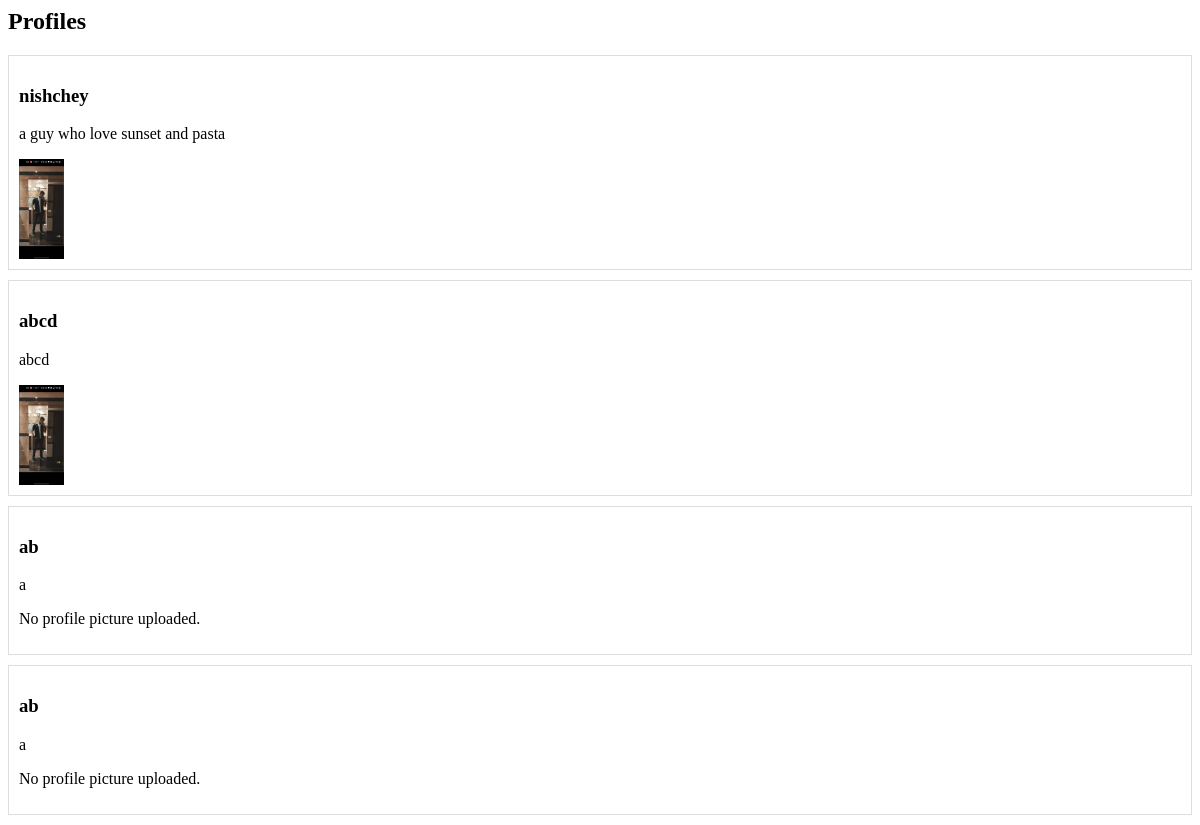
The app's page /myapp/profiles/, older data.
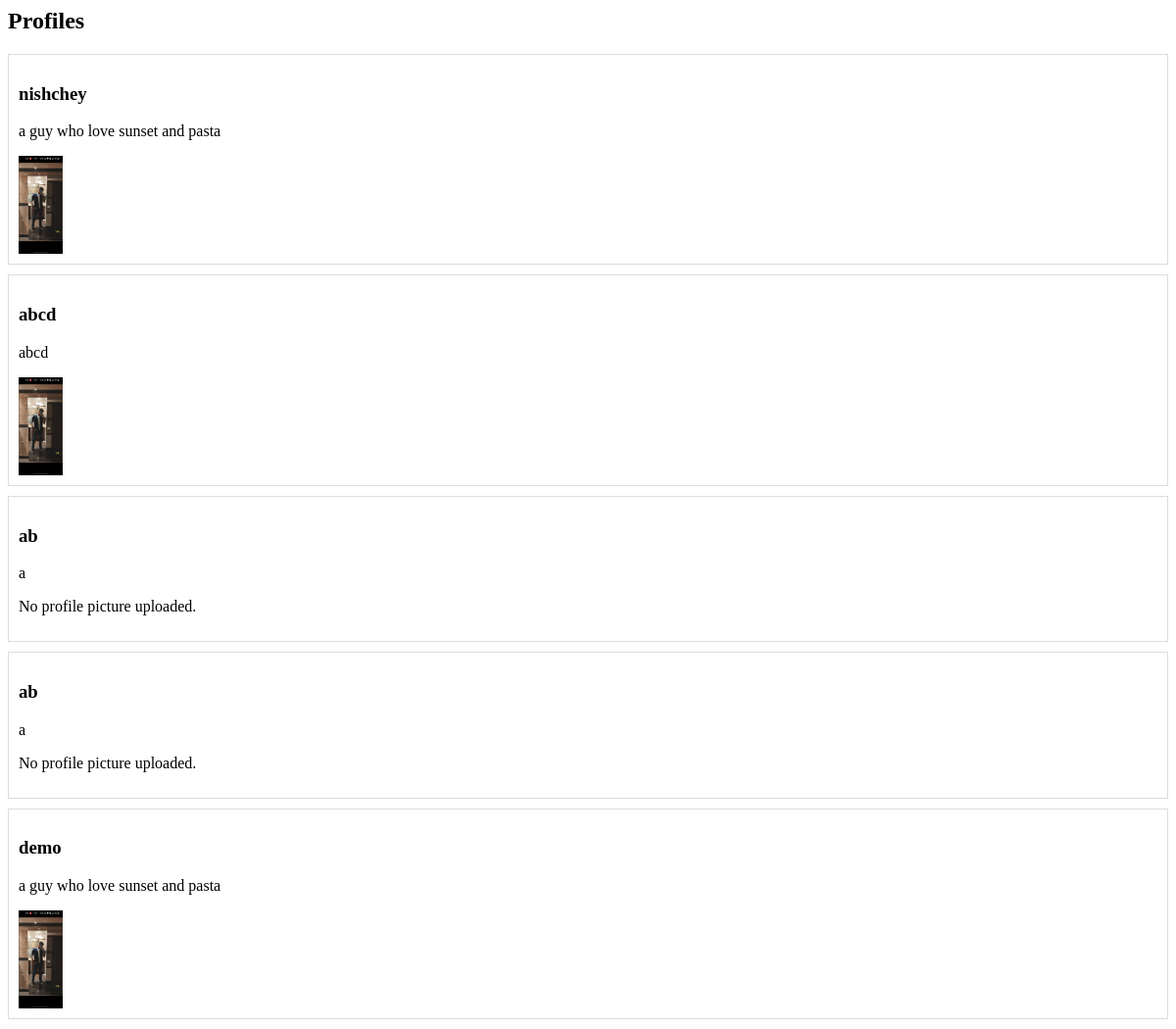
The same page, newer data.
### myapp/models.py (models this page shows, shortened)
class Profile(models.Model):
    name = models.CharField(max_length=100)
    bio = models.TextField(blank=True)
    profile_picture = models.ImageField(upload_to='profile_pics/', blank=True, null=True)

### myapp/views.py (the view)
# urls.py: path('profiles/', views.profile_list, name='profile-list'),
def profile_list(request):
    profiles = Profile.objects.all()
    return render(request, 'profile_list.html', {'profiles': profiles})

### myapp/templates/profile_list.html
<h2>Profiles</h2>
{% for profile in profiles %}
    <div style="border: 1px solid #ddd; padding: 10px; margin-bottom: 10px;">
        <h3>{{ profile.name }}</h3>
        <p>{{ profile.bio }}</p>
        {% if profile.profile_picture %}
            <img src="{{ profile.profile_picture.url }}" alt="{{ profile.name }}" style="max-height: 100px;">
        {% else %}
            <p>No profile picture uploaded.</p>
        {% endif %}
    </div>
{% empty %}
    <p>No profiles found.</p>
{% endfor %}

Row changes from the older to the newer data that the page shows:
added Profile: name "demo", bio "a guy who love sunset and pasta", profile_picture (picture)
